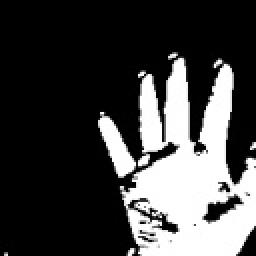
#> input picture Data/TEST/0/103.jpg, 128 x 128 px, given in place of the camera (shown 2 times larger)
$ python collectData.py
#> lines starting #> are read from the running program, lines starting #| are printed output that depends on the picture; after the words box and inside, x2 and y2 are one past the last pixel; in counts of white or black regions, pixels touching at a corner belong together
#> further down, image is the input picture: shape (128, 128, 3); min 0, max 255, mean 66.2
'''

startDate:  29 - 05 -2020
Project  :  Gesture Recognition
Part     :  Hand Detection with OpenCV Function writing
Libraries:  OpenCV (3.4.2),
            numpy (latest),
            os
Team ID  :  4

'''
'''
 ...........................................................Importing Required Libraries............................
'''
import cv2
import numpy as np
import os

'''
#............................................................Global Varibles........................................
'''

bckimg = None                                                                    #Background Image is set to none in begining
kernalOpen = np.ones((2, 2))                                                     #MORPH takes numpy array
kernalClose = np.ones((1, 1))                                                    #MORPH takes numpy array
(top, left), (bottom, right) = (250, 41), (419, 210)
num_frames = 0
camera = cv2.VideoCapture(0)
image = 0
font = cv2.FONT_HERSHEY_PLAIN
color = [(0, 255, 255), (255, 255, 0), (0, 255, 0)]                              #yellow, blue, green
mode = ''
count = {}
flag = 0
createVideo = 0


file = {48 : 0,
        49 : 1,
        50 : 2,
        51 : 3,
        52 : 4,
        53 : 5,
        54 : 6}

if not os.path.exists("data"):
        os.makedirs("data")
        os.makedirs("data/TRAIN")
        os.makedirs("data/TEST")

        os.makedirs("data/TRAIN/0")
        os.makedirs("data/TRAIN/1")
        os.makedirs("data/TRAIN/2")
        os.makedirs("data/TRAIN/3")
        os.makedirs("data/TRAIN/4")
        os.makedirs("data/TRAIN/5")

        os.makedirs("data/TEST/0")
        os.makedirs("data/TEST/1")
        os.makedirs("data/TEST/2")
        os.makedirs("data/TEST/3")
        os.makedirs("data/TEST/4")
        os.makedirs("data/TEST/5")


'''
.............................................................FUNCTION  1............................................
Function Name : returnDifference(_)
Arguments     : Image from camera or input channel - img
About         : Flips horizontally the image, Draws Region of Interest BOX,
                Average of 5 frames is taken, Finds difference from current frame,
                Sets properties like thresholding and morphing
Return        : Substracted image after 5 frames - diff

ExtraPieceOf
Information   : Returns 'None' if no. of frames are less than 5
'''
def returnDifference():                                                          # <------------- fUNCTION 1

    global image
    global bckimg
    image = cv2.resize(image, (420, 316))                                        # aspect ratio of 4:3
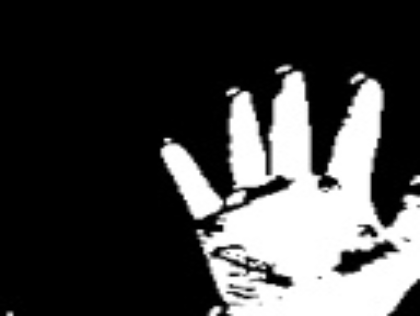
#> image: shape (316, 420, 3); min 0, max 255, mean 66.2
    image = cv2.flip(image, 1)
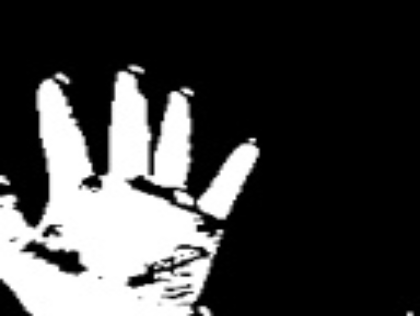
#> image: shape (316, 420, 3); min 0, max 255, mean 66.2

    cv2.rectangle(image, (top, left), (bottom, right), (0,255,0), 2)
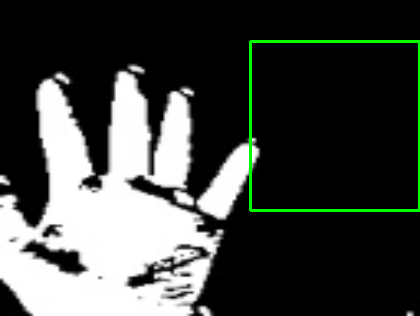
#> image: shape (316, 420, 3); 1.4% of pixels changed, all inside (x1, y1, x2, y2) = (249, 40, 420, 212)

    roi = image[left:right, top:bottom]
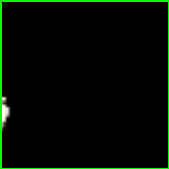
#> roi: shape (169, 169, 3); mean B, G, R 1.1, 10.1, 1.1
    roi = cv2.cvtColor(roi, cv2.COLOR_BGR2GRAY)
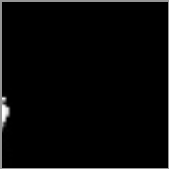
#> roi: shape (169, 169); min 0, max 255, mean 6.4
    roi = cv2.GaussianBlur(roi, (1, 1), 0)

    if num_frames < 5:                                                       #taking average of 5 frames
        if bckimg is None:                                                   #for first frame
            bckimg = roi
        else:
            cv2.accumulateWeighted(roi, bckimg.astype("float"), 0.8)         #weighted average of pics only takes float values
        return None

    else:
        diff = cv2.absdiff(bckimg.astype("uint8"), roi)                      #takes difference with those averaged pics
        diff = cv2.threshold(diff, 20, 255, cv2.THRESH_BINARY)[1]            #thresholding GRAY img
        diff = cv2.morphologyEx(diff, cv2.MORPH_OPEN, kernalOpen)            #MORPHING for ignoring small dots
        diff = cv2.morphologyEx(diff, cv2.MORPH_CLOSE, kernalClose)          #filling blank space in hand
        diff = cv2.resize(diff, (350, 350))
        return diff

# [41 lines left out: function blankScreenDisplay, not called in this run]


def checkLength():
    global count

    count = {
             'TRAIN'    :  {0:  len(os.listdir("data/TRAIN/0")),
#> (the run stopped early here; a loop or call above may not have finished)

$ run again, on Data/TEST/0/114.jpg
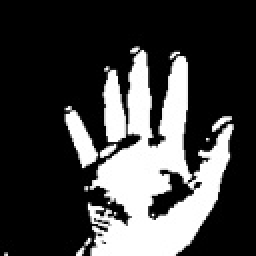
#> input picture Data/TEST/0/114.jpg, 128 x 128 px, given in place of the camera (shown 2 times larger)
#> image is the input picture: shape (128, 128, 3); min 0, max 255, mean 65.3
#> in returnDifference, `cv2.rectangle(image, (top, left), (bottom, right), (0,255,0), 2)`:
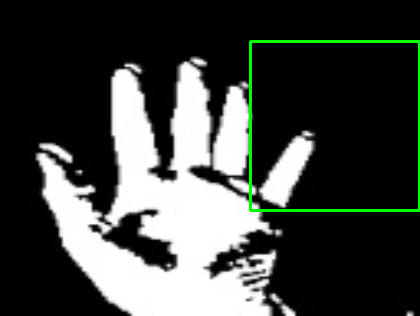
#> image: shape (316, 420, 3); mean B, G, R 65, 68.6, 65
#> in returnDifference, `roi = cv2.cvtColor(roi, cv2.COLOR_BGR2GRAY)`:
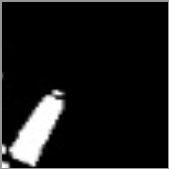
#> roi: shape (169, 169); min 0, max 255, mean 22.7

$ run again, on Data/TEST/0/128.jpg
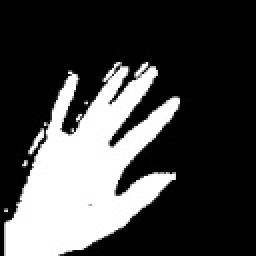
#> input picture Data/TEST/0/128.jpg, 128 x 128 px, given in place of the camera (shown 2 times larger)
#> image is the input picture: shape (128, 128, 3); min 0, max 255, mean 69.8
#> in returnDifference, `cv2.rectangle(image, (top, left), (bottom, right), (0,255,0), 2)`:
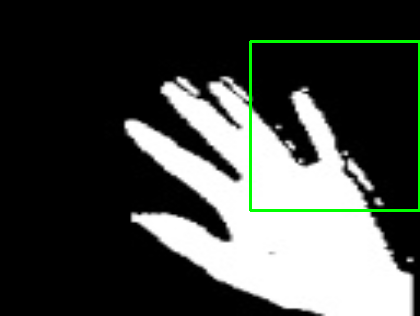
#> image: shape (316, 420, 3); mean B, G, R 68.4, 72, 68.4
#> in returnDifference, `roi = cv2.cvtColor(roi, cv2.COLOR_BGR2GRAY)`:
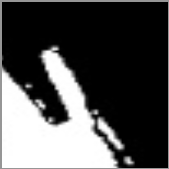
#> roi: shape (169, 169); min 0, max 255, mean 77.2

$ run again, on Data/TEST/0/163.jpg
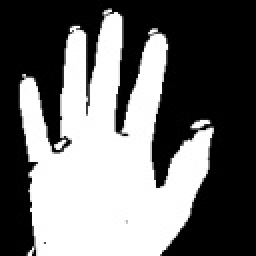
#> input picture Data/TEST/0/163.jpg, 128 x 128 px, given in place of the camera (shown 2 times larger)
#> image is the input picture: shape (128, 128, 3); min 0, max 255, mean 109.3
#> in returnDifference, `cv2.rectangle(image, (top, left), (bottom, right), (0,255,0), 2)`:
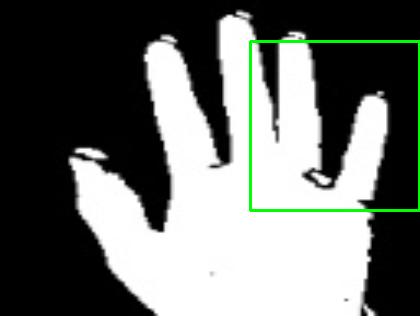
#> image: shape (316, 420, 3); mean B, G, R 107.5, 111, 107.5
#> in returnDifference, `roi = cv2.cvtColor(roi, cv2.COLOR_BGR2GRAY)`:
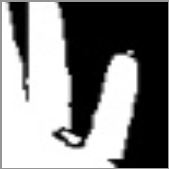
#> roi: shape (169, 169); min 0, max 255, mean 129.7
